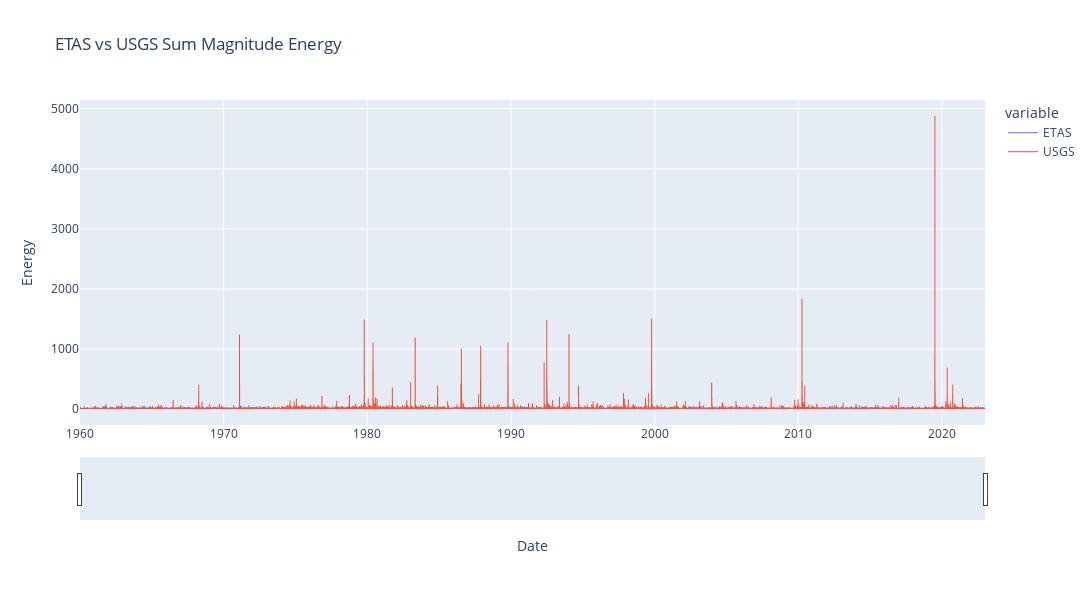

Here is the notebook cell this chart was saved with:
### Code cell
# Sum mag energy dataframe plot
# Create a Plotly figure
fig = px.line(sum_energy_df, x='Date', y=['ETAS', 'USGS'], labels={'value': 'Energy'}, title='ETAS vs USGS Sum Magnitude Energy')
fig.update_layout(
    width=1200,
    height=600,
)

fig.update_traces(line=dict(width=1.0))
# Add interactivity
fig.update_xaxes(rangeslider_visible=True)
fig.update_layout(dragmode='pan')

# Show the interactive plot
fig.show()

### Figure 1 — Plotly figure (JSON) as saved in the notebook; plotly's stock layout.template omitted (floating-point values rounded to 4 significant figures; data arrays with more than 128 entries replaced by an {"elided": "..."} marker saying what was removed)
{"data": [{"hovertemplate": "variable=ETAS<br>Date=%{x}<br>Energy=%{y}<extra></extra>", "legendgroup": "ETAS", "line": {"color": "#636efa", "dash": "solid", "width": 1}, "marker": {"symbol": "circle"}, "mode": "lines", "name": "ETAS", "showlegend": true, "type": "scattergl", "x": {"elided": "9392 str values"}, "xaxis": "x", "y": {"elided": "9392 float values"}, "yaxis": "y"}, {"hovertemplate": "variable=USGS<br>Date=%{x}<br>Energy=%{y}<extra></extra>", "legendgroup": "USGS", "line": {"color": "#EF553B", "dash": "solid", "width": 1}, "marker": {"symbol": "circle"}, "mode": "lines", "name": "USGS", "showlegend": true, "type": "scattergl", "x": {"elided": "9392 str values"}, "xaxis": "x", "y": {"elided": "9392 float values"}, "yaxis": "y"}], "layout": {"dragmode": "pan", "height": 600, "legend": {"title": {"text": "variable"}, "tracegroupgap": 0}, "title": {"text": "ETAS vs USGS Sum Magnitude Energy"}, "width": 1200, "xaxis": {"anchor": "y", "domain": [0, 1], "rangeslider": {"visible": true}, "title": {"text": "Date"}}, "yaxis": {"anchor": "x", "domain": [0, 1], "title": {"text": "Energy"}}}}
